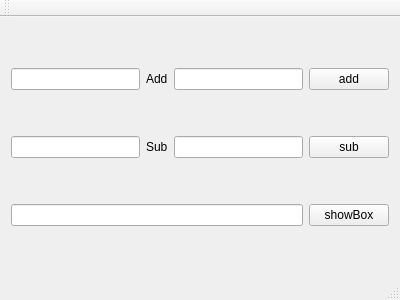
<?xml version="1.0" encoding="UTF-8"?>
<ui version="4.0">
 <class>MainWindow</class>
 <widget class="QMainWindow" name="MainWindow">
  <property name="geometry">
   <rect>
    <x>0</x>
    <y>0</y>
    <width>400</width>
    <height>300</height>
   </rect>
  </property>
  <property name="windowTitle">
   <string>MainWindow</string>
  </property>
  <widget class="QWidget" name="centralWidget">
   <layout class="QVBoxLayout" name="verticalLayout">
    <item>
     <layout class="QHBoxLayout" name="horizontalLayout">
      <item>
       <widget class="QLineEdit" name="edtL_Add_One"/>
      </item>
      <item>
       <widget class="QLabel" name="label">
        <property name="text">
         <string>Add</string>
        </property>
       </widget>
      </item>
      <item>
       <widget class="QLineEdit" name="edtL_Add_Two"/>
      </item>
      <item>
       <widget class="QPushButton" name="btnP_Add">
        <property name="text">
         <string>add</string>
        </property>
       </widget>
      </item>
     </layout>
    </item>
    <item>
     <layout class="QHBoxLayout" name="horizontalLayout_2">
      <item>
       <widget class="QLineEdit" name="edtL_Sub_One"/>
      </item>
      <item>
       <widget class="QLabel" name="label_2">
        <property name="text">
         <string>Sub</string>
        </property>
       </widget>
      </item>
      <item>
       <widget class="QLineEdit" name="edtL_Sub_Two"/>
      </item>
      <item>
       <widget class="QPushButton" name="btnP_Sub">
        <property name="text">
         <string>sub</string>
        </property>
       </widget>
      </item>
     </layout>
    </item>
    <item>
     <layout class="QHBoxLayout" name="horizontalLayout_3">
      <item>
       <widget class="QLineEdit" name="edtL_Content"/>
      </item>
      <item>
       <widget class="QPushButton" name="btnP_ShowBox">
        <property name="text">
         <string>showBox</string>
        </property>
       </widget>
      </item>
     </layout>
    </item>
   </layout>
  </widget>
  <widget class="QMenuBar" name="menuBar">
   <property name="geometry">
    <rect>
     <x>0</x>
     <y>0</y>
     <width>400</width>
     <height>20</height>
    </rect>
   </property>
  </widget>
  <widget class="QToolBar" name="mainToolBar">
   <attribute name="toolBarArea">
    <enum>TopToolBarArea</enum>
   </attribute>
   <attribute name="toolBarBreak">
    <bool>false</bool>
   </attribute>
  </widget>
  <widget class="QStatusBar" name="statusBar"/>
 </widget>
 <layoutdefault spacing="6" margin="11"/>
 <resources/>
 <connections/>
</ui>
